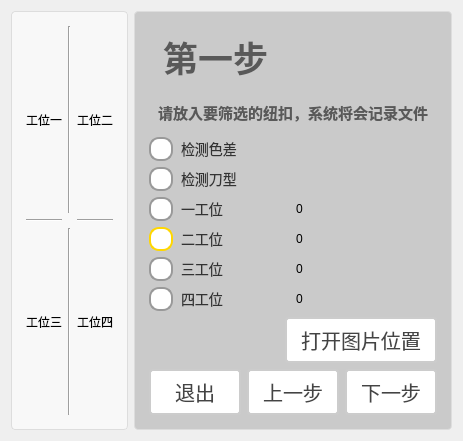
     <widget class="QWidget" name="tab_3">
      <attribute name="title">
       <string>tab_3</string>
      </attribute>
      <layout class="QHBoxLayout" name="horizontalLayout_9" stretch="5,2">
       <item>
        <widget class="QGroupBox" name="groupBox_5">
         <property name="styleSheet">
          <string notr="true">QGroupBox {
    border: 1px solid #DDD;
    border-radius: 4px;
    font: bold 14px;
    color: #666;
    background-color: #F8F8F8;
    padding: 5px; 
}

QGroupBox::title {
    subcontrol-origin: margin;
    subcontrol-position: top left;
    left: 10px;
    padding: 0 5px;
}</string>
         </property>
         <property name="title">
          <string/>
         </property>
         <layout class="QGridLayout" name="gridLayout">
          <item row="0" column="0">
           <widget class="QLabel" name="label_tab3_imgDisplay1">
            <property name="sizePolicy">
             <sizepolicy hsizetype="Minimum" vsizetype="Minimum">
              <horstretch>0</horstretch>
              <verstretch>0</verstretch>
             </sizepolicy>
            </property>
            <property name="text">
             <string>工位一</string>
            </property>
           </widget>
          </item>
          <item row="0" column="1">
           <widget class="Line" name="line_3">
            <property name="orientation">
             <enum>Qt::Orientation::Vertical</enum>
            </property>
           </widget>
          </item>
          <item row="0" column="2">
           <widget class="QLabel" name="label_tab3_imgDisplay2">
            <property name="sizePolicy">
             <sizepolicy hsizetype="Minimum" vsizetype="Minimum">
              <horstretch>0</horstretch>
              <verstretch>0</verstretch>
             </sizepolicy>
            </property>
            <property name="text">
             <string>工位二</string>
            </property>
           </widget>
          </item>
          <item row="1" column="0">
           <widget class="Line" name="line">
            <property name="orientation">
             <enum>Qt::Orientation::Horizontal</enum>
            </property>
           </widget>
          </item>
          <item row="1" column="2">
           <widget class="Line" name="line_2">
            <property name="orientation">
             <enum>Qt::Orientation::Horizontal</enum>
            </property>
           </widget>
          </item>
          <item row="2" column="0">
           <widget class="QLabel" name="label_tab3_imgDisplay3">
            <property name="text">
             <string>工位三</string>
            </property>
           </widget>
          </item>
          <item row="2" column="1">
           <widget class="Line" name="line_4">
            <property name="orientation">
             <enum>Qt::Orientation::Vertical</enum>
            </property>
           </widget>
          </item>
          <item row="2" column="2">
           <widget class="QLabel" name="label_tab3_imgDisplay4">
            <property name="sizePolicy">
             <sizepolicy hsizetype="Minimum" vsizetype="Preferred">
              <horstretch>0</horstretch>
              <verstretch>0</verstretch>
             </sizepolicy>
            </property>
            <property name="text">
             <string>工位四</string>
            </property>
           </widget>
          </item>
         </layout>
        </widget>
       </item>
       <item>
        <widget class="QGroupBox" name="groupBox_6">
         <property name="styleSheet">
          <string notr="true">QGroupBox {
    border: 1px solid #DDD;
    border-radius: 4px;
    font: bold 14px;
    color: #666;
    background-color: rgb(202, 202, 202);
    padding: 5px; 
}

QGroupBox::title {
    subcontrol-origin: margin;
    subcontrol-position: top left;
    left: 10px;
    padding: 0 5px;
}</string>
         </property>
         <property name="title">
          <string/>
         </property>
         <layout class="QVBoxLayout" name="verticalLayout_3" stretch="1,1,2,0,2,2,2">
          <item>
           <widget class="QLabel" name="label_23">
            <property name="styleSheet">
             <string notr="true">QLabel {
       font-size: 35px;        
       font-weight: bold;        
       color:  rgb(89, 89, 89);       
       padding: 5px 5px;     
       border-bottom: 2px solid #cccccc; 
    }</string>
            </property>
            <property name="text">
             <string>第一步</string>
            </property>
           </widget>
          </item>
          <item>
           <widget class="QLabel" name="label_8">
            <property name="styleSheet">
             <string notr="true">QLabel {
       font-size: 15px;        
       font-weight: bold;        
       color:  rgb(89, 89, 89);       
       padding: 5px 5px;     
       border-bottom: 2px solid #cccccc; 
    }</string>
            </property>
            <property name="text">
             <string>请放入要筛选的纽扣，系统将会记录文件</string>
            </property>
           </widget>
          </item>
          <item>
           <widget class="QRadioButton" name="rbtn_tab3_filterColor">
            <property name="styleSheet">
             <string notr="true">QRadioButton {
    spacing: 8px;
    font-size: 14px;
    color: #333;  /* 保持原始文字颜色 */
}

/* 未选中状态 */
QRadioButton::indicator {
    width: 20px;
    height: 20px;
    border-radius: 10px;
    border: 2px solid #999;
    background: #ffffff;
}

/* 悬停效果 */
QRadioButton::indicator:hover {
    border: 2px solid #666;
}

/* 选中状态 */
QRadioButton::indicator:checked {
    border: 2px solid #FF6B00;  /* 橙色边框 */
}

/* 选中时的内圆 */
QRadioButton::indicator:checked {
    background-color: qradialgradient(
        cx:0.5, cy:0.5,
        radius:0.4,
        fx:0.5, fy:0.5,
        stop:0 #FF6B00,  /* 主橙色 */
        stop:1 transparent
    );
}

/* 禁用状态 */
QRadioButton:::disabled {
    border: 2px solid #ccc;
    background: #eee;
}

/* 点击动画效果 */
QRadioButton::indicator:pressed {
    border: 2px solid #CC5500;  /* 深橙色边框 */
    background-color: qradialgradient(
        cx:0.5, cy:0.5,
        radius:0.5,
        fx:0.5, fy:0.5,
        stop:0 #FFD8B3,  /* 浅橙色渐变 */
        stop:1 transparent
    );
}</string>
            </property>
            <property name="text">
             <string>检测色差</string>
            </property>
           </widget>
          </item>
          <item>
           <widget class="QRadioButton" name="rbtn_tab3_checkBladeShape">
            <property name="styleSheet">
             <string notr="true">QRadioButton {
    spacing: 8px;
    font-size: 14px;
    color: #333;  /* 保持原始文字颜色 */
}

/* 未选中状态 */
QRadioButton::indicator {
    width: 20px;
    height: 20px;
    border-radius: 10px;
    border: 2px solid #999;
    background: #ffffff;
}

/* 悬停效果 */
QRadioButton::indicator:hover {
    border: 2px solid #666;
}

/* 选中状态 */
QRadioButton::indicator:checked {
    border: 2px solid #FF6B00;  /* 橙色边框 */
}

/* 选中时的内圆 */
QRadioButton::indicator:checked {
    background-color: qradialgradient(
        cx:0.5, cy:0.5,
        radius:0.4,
        fx:0.5, fy:0.5,
        stop:0 #FF6B00,  /* 主橙色 */
        stop:1 transparent
    );
}

/* 禁用状态 */
QRadioButton:::disabled {
    border: 2px solid #ccc;
    background: #eee;
}

/* 点击动画效果 */
QRadioButton::indicator:pressed {
    border: 2px solid #CC5500;  /* 深橙色边框 */
    background-color: qradialgradient(
        cx:0.5, cy:0.5,
        radius:0.5,
        fx:0.5, fy:0.5,
        stop:0 #FFD8B3,  /* 浅橙色渐变 */
        stop:1 transparent
    );
}</string>
            </property>
            <property name="text">
             <string>检测刀型</string>
            </property>
           </widget>
          </item>
          <item>
           <layout class="QHBoxLayout" name="horizontalLayout_6">
            <item>
             <layout class="QVBoxLayout" name="verticalLayout_5">
              <item>
               <widget class="QRadioButton" name="rbtn_tab3_firstWork1">
                <property name="styleSheet">
                 <string notr="true">QRadioButton {
    spacing: 8px;
    font-size: 14px;
    color: #333; /* 文字颜色始终保持这个值 */
}

/* 未选中状态 */
QRadioButton::indicator {
    width: 20px;
    height: 20px;
    border-radius: 10px;
    border: 2px solid #999;
    background: #ffffff;
}

/* 悬停效果 */
QRadioButton::indicator:hover {
    border: 2px solid #666;
}

/* 选中状态 */
QRadioButton::indicator:checked {
    border: 2px solid #FFD700; /* 黄色边框 */
}

/* 选中时的内圆 */
QRadioButton::indicator:checked {
    background-color: qradialgradient(
        cx:0.5, cy:0.5,
        radius:0.4,
        fx:0.5, fy:0.5,
        stop:0 #FFD700,
        stop:1 transparent
    );
}

/* 禁用状态 */
QRadioButton::indicator:disabled {
    border: 2px solid #ccc;
    background: #eee;
}

/* 移除文字颜色修改的代码 */

/* 点击动画效果 */
QRadioButton::indicator:pressed {
    border: 2px solid #CC9900;
    background-color: qradialgradient(
        cx:0.5, cy:0.5,
        radius:0.5,
        fx:0.5, fy:0.5,
        stop:0 #FFF59D,
        stop:1 transparent
    );
}</string>
                </property>
                <property name="text">
                 <string>一工位</string>
                </property>
               </widget>
              </item>
              <item>
               <widget class="QRadioButton" name="rbtn_tab3_firstWork2">
                <property name="styleSheet">
                 <string notr="true">QRadioButton {
    spacing: 8px;
    font-size: 14px;
    color: #333; /* 文字颜色始终保持这个值 */
}

/* 未选中状态 */
QRadioButton::indicator {
    width: 20px;
    height: 20px;
    border-radius: 10px;
    border: 2px solid #999;
    background: #ffffff;
}

/* 悬停效果 */
QRadioButton::indicator:hover {
    border: 2px solid #666;
}

/* 选中状态 */
QRadioButton::indicator:checked {
    border: 2px solid #FFD700; /* 黄色边框 */
}

/* 选中时的内圆 */
QRadioButton::indicator:checked {
    background-color: qradialgradient(
        cx:0.5, cy:0.5,
        radius:0.4,
        fx:0.5, fy:0.5,
        stop:0 #FFD700,
        stop:1 transparent
    );
}

/* 禁用状态 */
QRadioButton::indicator:disabled {
    border: 2px solid #ccc;
    background: #eee;
}

/* 移除文字颜色修改的代码 */

/* 点击动画效果 */
QRadioButton::indicator:pressed {
    border: 2px solid #CC9900;
    background-color: qradialgradient(
        cx:0.5, cy:0.5,
        radius:0.5,
        fx:0.5, fy:0.5,
        stop:0 #FFF59D,
        stop:1 transparent
    );
}</string>
                </property>
                <property name="text">
                 <string>二工位</string>
                </property>
                <property name="checked">
                 <bool>true</bool>
                </property>
               </widget>
              </item>
              <item>
               <widget class="QRadioButton" name="rbtn_tab3_firstWork3">
                <property name="styleSheet">
                 <string notr="true">QRadioButton {
    spacing: 8px;
    font-size: 14px;
    color: #333; /* 文字颜色始终保持这个值 */
}

/* 未选中状态 */
QRadioButton::indicator {
    width: 20px;
    height: 20px;
    border-radius: 10px;
    border: 2px solid #999;
    background: #ffffff;
}

/* 悬停效果 */
QRadioButton::indicator:hover {
    border: 2px solid #666;
}

/* 选中状态 */
QRadioButton::indicator:checked {
    border: 2px solid #FFD700; /* 黄色边框 */
}

/* 选中时的内圆 */
QRadioButton::indicator:checked {
    background-color: qradialgradient(
        cx:0.5, cy:0.5,
        radius:0.4,
        fx:0.5, fy:0.5,
        stop:0 #FFD700,
        stop:1 transparent
    );
}

/* 禁用状态 */
QRadioButton::indicator:disabled {
    border: 2px solid #ccc;
    background: #eee;
}

/* 移除文字颜色修改的代码 */

/* 点击动画效果 */
QRadioButton::indicator:pressed {
    border: 2px solid #CC9900;
    background-color: qradialgradient(
        cx:0.5, cy:0.5,
        radius:0.5,
        fx:0.5, fy:0.5,
        stop:0 #FFF59D,
        stop:1 transparent
    );
}</string>
                </property>
                <property name="text">
                 <string>三工位</string>
                </property>
               </widget>
              </item>
              <item>
               <widget class="QRadioButton" name="rbtn_tab3_firstWork4">
                <property name="styleSheet">
                 <string notr="true">QRadioButton {
    spacing: 8px;
    font-size: 14px;
    color: #333; /* 文字颜色始终保持这个值 */
}

/* 未选中状态 */
QRadioButton::indicator {
    width: 20px;
    height: 20px;
    border-radius: 10px;
    border: 2px solid #999;
    background: #ffffff;
}

/* 悬停效果 */
QRadioButton::indicator:hover {
    border: 2px solid #666;
}

/* 选中状态 */
QRadioButton::indicator:checked {
    border: 2px solid #FFD700; /* 黄色边框 */
}

/* 选中时的内圆 */
QRadioButton::indicator:checked {
    background-color: qradialgradient(
        cx:0.5, cy:0.5,
        radius:0.4,
        fx:0.5, fy:0.5,
        stop:0 #FFD700,
        stop:1 transparent
    );
}

/* 禁用状态 */
QRadioButton::indicator:disabled {
    border: 2px solid #ccc;
    background: #eee;
}

/* 移除文字颜色修改的代码 */

/* 点击动画效果 */
QRadioButton::indicator:pressed {
    border: 2px solid #CC9900;
    background-color: qradialgradient(
        cx:0.5, cy:0.5,
        radius:0.5,
        fx:0.5, fy:0.5,
        stop:0 #FFF59D,
        stop:1 transparent
    );
}</string>
                </property>
                <property name="text">
                 <string>四工位</string>
                </property>
               </widget>
              </item>
             </layout>
            </item>
            <item>
             <layout class="QVBoxLayout" name="verticalLayout_6">
              <item>
               <widget class="QLabel" name="label_tab3_tabImgCount1">
                <property name="text">
                 <string>0</string>
                </property>
               </widget>
              </item>
              <item>
               <widget class="QLabel" name="label_tab3_tabImgCount2">
                <property name="text">
                 <string>0</string>
                </property>
               </widget>
              </item>
              <item>
               <widget class="QLabel" name="label_tab3_tabImgCount3">
                <property name="text">
                 <string>0</string>
                </property>
               </widget>
              </item>
              <item>
               <widget class="QLabel" name="label_tab3_tabImgCount4">
                <property name="text">
                 <string>0</string>
                </property>
               </widget>
              </item>
             </layout>
            </item>
           </layout>
          </item>
          <item>
           <layout class="QHBoxLayout" name="horizontalLayout_7" stretch="3,2">
            <item>
             <spacer name="horizontalSpacer_7">
              <property name="orientation">
               <enum>Qt::Orientation::Horizontal</enum>
              </property>
              <property name="sizeHint" stdset="0">
               <size>
                <width>40</width>
                <height>20</height>
               </size>
              </property>
             </spacer>
            </item>
            <item>
             <widget class="QPushButton" name="pbtn_tab3_openImgLocate">
              <property name="sizePolicy">
               <sizepolicy hsizetype="Minimum" vsizetype="Minimum">
                <horstretch>0</horstretch>
                <verstretch>0</verstretch>
               </sizepolicy>
              </property>
              <property name="styleSheet">
               <string notr="true">QPushButton {
    padding: 6px 14px;
    border: 2px solid #CCC;
    border-radius: 4px;
    background-color: white;
    color: #444;
    font-size: 20px; 
}

QPushButton:hover {
    border-color: #999;
    background-color: #F5F5F5;
}

QPushButton:pressed {
    border-color: #777;
    background-color: #EEE;
}</string>
              </property>
              <property name="text">
               <string>打开图片位置</string>
              </property>
             </widget>
            </item>
           </layout>
          </item>
          <item>
           <layout class="QHBoxLayout" name="horizontalLayout_8" stretch="1,1,1">
            <item>
             <widget class="QPushButton" name="pbtn_tab3_exit">
              <property name="sizePolicy">
               <sizepolicy hsizetype="Minimum" vsizetype="Minimum">
                <horstretch>0</horstretch>
                <verstretch>0</verstretch>
               </sizepolicy>
              </property>
              <property name="styleSheet">
               <string notr="true">QPushButton {
    padding: 6px 14px;
    border: 2px solid #CCC;
    border-radius: 4px;
    background-color: white;
    color: #444;
    font-size: 20px; 
}

QPushButton:hover {
    border-color: #999;
    background-color: #F5F5F5;
}

QPushButton:pressed {
    border-color: #777;
    background-color: #EEE;
}</string>
              </property>
              <property name="text">
               <string>退出</string>
              </property>
             </widget>
            </item>
            <item>
             <widget class="QPushButton" name="pbtn_tab3_preStep">
              <property name="sizePolicy">
               <sizepolicy hsizetype="Minimum" vsizetype="Minimum">
                <horstretch>0</horstretch>
                <verstretch>0</verstretch>
               </sizepolicy>
              </property>
              <property name="styleSheet">
               <string notr="true">QPushButton {
    padding: 6px 14px;
    border: 2px solid #CCC;
    border-radius: 4px;
    background-color: white;
    color: #444;
    font-size: 20px; 
}

QPushButton:hover {
    border-color: #999;
    background-color: #F5F5F5;
}

QPushButton:pressed {
    border-color: #777;
    background-color: #EEE;
}</string>
              </property>
              <property name="text">
               <string>上一步</string>
              </property>
             </widget>
            </item>
            <item>
             <widget class="QPushButton" name="pbtn_tab3_nexStep">
              <property name="sizePolicy">
               <sizepolicy hsizetype="Minimum" vsizetype="Minimum">
                <horstretch>0</horstretch>
                <verstretch>0</verstretch>
               </sizepolicy>
              </property>
              <property name="styleSheet">
               <string notr="true">QPushButton {
    padding: 6px 14px;
    border: 2px solid #CCC;
    border-radius: 4px;
    background-color: white;
    color: #444;
    font-size: 20px; 
}

QPushButton:hover {
    border-color: #999;
    background-color: #F5F5F5;
}

QPushButton:pressed {
    border-color: #777;
    background-color: #EEE;
}</string>
              </property>
              <property name="text">
               <string>下一步</string>
              </property>
             </widget>
            </item>
           </layout>
          </item>
         </layout>
        </widget>
       </item>
      </layout>
     </widget>
